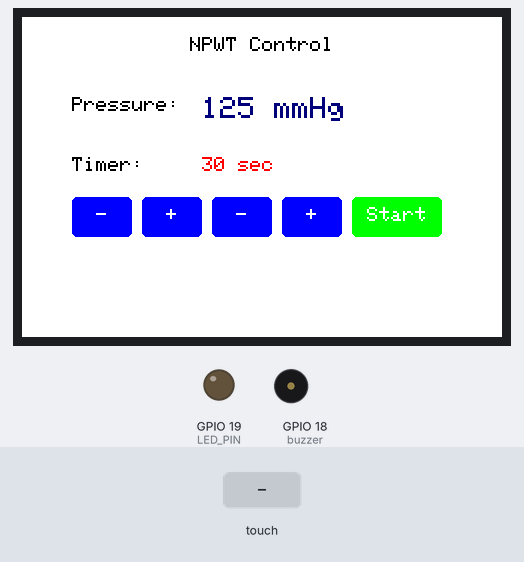
The sketch below on a simulated ESP32. Shown: 480×320 colour display, output pins drawn as LEDs (lit = HIGH), buzzer (waves = sounding, pin HIGH). Inputs (shaded band) come from the test bench. What the sketch prints to the serial monitor is not drawn.

Above: at 1.5 s.
1.6 s: touch panel pressed at 38 % / 30 % of its raw x / y range
At 2.5 s:
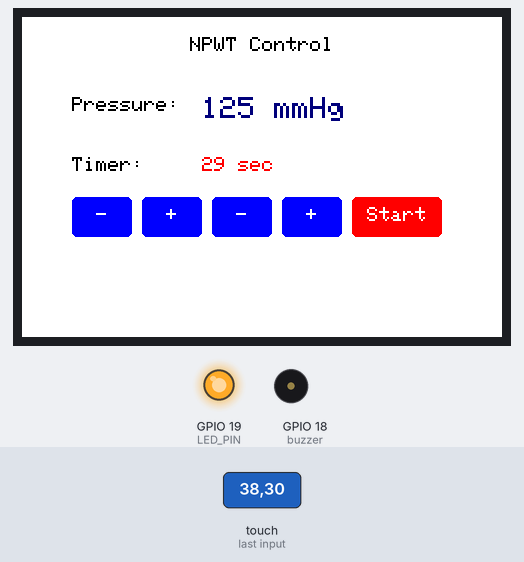
4.6 s: touch panel pressed at 87 % / 30 % of its raw x / y range
6.3 s: touch panel pressed at 38 % / 30 % of its raw x / y range
At 6.8 s:
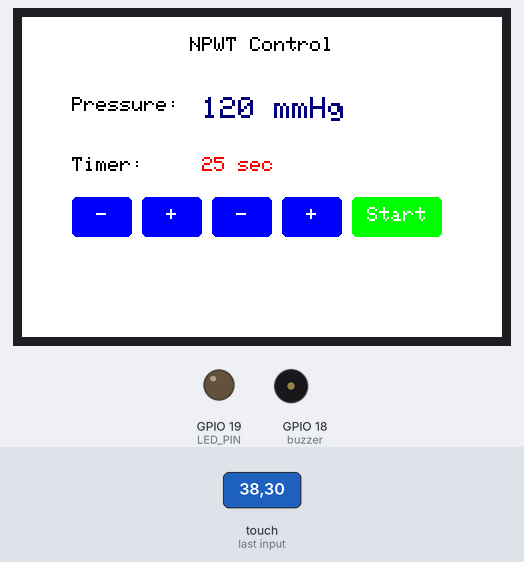
Timing chart, 0 to 9.3 s (numbered marks = the images above; inputs shaded):
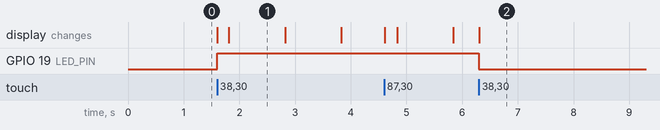

Measured:
- after the input at 1.6 s, GPIO 19 (LED_PIN): LOW → HIGH at once; the display: first changes at once (image 1 shows a later state)
- after the input at 6.3 s, GPIO 19 (LED_PIN): HIGH → LOW at once

The sketch:

timer_check_lcd.ino
```cpp
#include <SPI.h>
#include <TFT_eSPI.h>
#include <XPT2046_Touchscreen.h>

TFT_eSPI tft = TFT_eSPI();

// Touchscreen pins
#define XPT2046_IRQ 36
#define XPT2046_MOSI 32
#define XPT2046_MISO 39
#define XPT2046_CLK 25
#define XPT2046_CS 33

SPIClass touchscreenSPI = SPIClass(VSPI);
XPT2046_Touchscreen touchscreen(XPT2046_CS, XPT2046_IRQ);

// Screen dimensions
#define SCREEN_WIDTH 480
#define SCREEN_HEIGHT 320

// Button dimensions and positions
#define BUTTON_WIDTH 60
#define BUTTON_HEIGHT 40
#define BUTTON_SPACING 20

// Define colors
#define BACKGROUND TFT_WHITE
#define BUTTON_COLOR TFT_BLUE
#define TEXT_COLOR TFT_BLACK
#define VALUE_COLOR TFT_NAVY
#define TIMER_COLOR TFT_RED

// Pressure control
int currentPressure = 125;
const int pressureStep = 5;
const int minPressure = 50;
const int maxPressure = 200;

// Timer variables
unsigned long timerDuration = 0;
unsigned long startTime = 0;
bool timerRunning = false;
int timerValue = 30; // Default timer value in seconds

// LED Pin
const int LED_PIN = 19;

// Button coordinates
struct Button {
    int x;
    int y;
    int width;
    int height;
    const char* text;
};

// Define buttons (adjust these coordinates based on your calibration)
#define BUTTON_SPACING 10

#define ROW_Y 180

Button minusBtn = {50, ROW_Y, BUTTON_WIDTH, BUTTON_HEIGHT, "-"};
Button plusBtn = {50 + BUTTON_WIDTH + BUTTON_SPACING, ROW_Y, BUTTON_WIDTH, BUTTON_HEIGHT, "+"};
Button timerMinusBtn = {50 + 2 * (BUTTON_WIDTH + BUTTON_SPACING), ROW_Y, BUTTON_WIDTH, BUTTON_HEIGHT, "-"};
Button timerPlusBtn = {50 + 3 * (BUTTON_WIDTH + BUTTON_SPACING), ROW_Y, BUTTON_WIDTH, BUTTON_HEIGHT, "+"};
Button startBtn = {50 + 4 * (BUTTON_WIDTH + BUTTON_SPACING), ROW_Y, BUTTON_WIDTH * 1.5, BUTTON_HEIGHT, "Start"};

/*Button minusBtn = {120, 180, BUTTON_WIDTH, BUTTON_HEIGHT, "-"};
Button plusBtn = {220, 180, BUTTON_WIDTH, BUTTON_HEIGHT, "+"};
Button timerMinusBtn = {120, 250, BUTTON_WIDTH, BUTTON_HEIGHT, "-"};
Button timerPlusBtn = {220, 250, BUTTON_WIDTH, BUTTON_HEIGHT, "+"};
Button startBtn = {320, 250, BUTTON_WIDTH*1.5, BUTTON_HEIGHT, "Start"};*/

// buzzer
const int buzzer = 18;
bool isBuzzing = false;

// Scaling factors (adjust these values)
#define X_SCALING 1.05  // Reduce this to "compress" horizontal spread
#define Y_SCALING 0.65  // Reduce this to "compress" vertical spread

// Offset values (positive values move right/down, negative values move left/up)
#define X_OFFSET 25   // Adjust this to shift touch horizontally
#define Y_OFFSET 3  // Adjust this to shift touch vertically

void drawButton(Button btn, uint16_t color) {
    tft.fillRoundRect(btn.x, btn.y, btn.width, btn.height, 5, color);
    tft.setTextColor(TFT_WHITE);
    tft.setTextSize(2);
    tft.drawCentreString(btn.text, btn.x + btn.width/2, btn.y + btn.height/4, 1);
}

void drawInterface() {
    tft.fillScreen(BACKGROUND);

    // Draw title
    tft.setTextColor(TEXT_COLOR);
    tft.setTextSize(2);
    tft.drawCentreString("NPWT Control", SCREEN_WIDTH/2, 20, 1);

    // Draw pressure section title
    tft.drawString("Pressure:", 50, 80, 1);

    // Draw pressure value
    tft.setTextColor(VALUE_COLOR);
    tft.setTextSize(3);
    String pressureText = String(currentPressure) + " mmHg";
    tft.drawString(pressureText, 180, 80, 1);

    // Draw timer section title
    tft.setTextColor(TEXT_COLOR);
    tft.setTextSize(2);
    tft.drawString("Timer:", 50, 140, 1);

    // Draw timer value
    updateTimerDisplay();

    // Draw all buttons
    drawButton(minusBtn, BUTTON_COLOR);
    drawButton(plusBtn, BUTTON_COLOR);
    drawButton(timerMinusBtn, BUTTON_COLOR);
    drawButton(timerPlusBtn, BUTTON_COLOR);
    drawButton(startBtn, timerRunning ? TFT_RED : TFT_GREEN);
}

void updateTimerDisplay() {
    // Clear timer area
    tft.fillRect(180, 140, 200, 30, BACKGROUND);

    tft.setTextColor(TIMER_COLOR);
    tft.setTextSize(2);

    if (timerRunning) {
        unsigned long remainingTime = (timerDuration - (millis() - startTime)) / 1000;
        if (remainingTime > 0) {
            String timeText = String(remainingTime) + " sec";
            tft.drawString(timeText, 180, 140, 1);
        } else {
            timerRunning = false;
            tft.drawString("Time's up!", 180, 140, 1);
            digitalWrite(LED_PIN, LOW);
        }
    } else {
        String timeText = String(timerValue) + " sec";
        tft.drawString(timeText, 180, 140, 1);
    }
}

bool isButtonPressed(Button btn, int x, int y) {
    return (x >= btn.x && x <= (btn.x + btn.width) &&
            //y >= (btn.y - 85) && y <= (btn.y + btn.height - 85));
            y >= (btn.y) && y <= (btn.y + btn.height));
}

void updatePressure(int change) {
    int newPressure = currentPressure + change;
    if (newPressure >= minPressure && newPressure <= maxPressure) {
        currentPressure = newPressure;
        tft.fillRect(180, 80, 200, 40, BACKGROUND);
        tft.setTextColor(VALUE_COLOR);
        tft.setTextSize(3);
        String pressureText = String(currentPressure) + " mmHg";
        tft.drawString(pressureText, 180, 80, 1);
    }
}

float scaleFromCenter(float value, float center, float scaling) {
    // Calculate distance from center and apply scaling
    float distance = value - center;
    return center + (distance * scaling);
}

void setup() {
    Serial.begin(115200);

    // Initialize pins
    pinMode(LED_PIN, OUTPUT);
    pinMode(buzzer, OUTPUT);

    // Initialize touchscreen
    touchscreenSPI.begin(XPT2046_CLK, XPT2046_MISO, XPT2046_MOSI, XPT2046_CS);
    touchscreen.begin(touchscreenSPI);
    touchscreen.setRotation(1);

    // Initialize display
    tft.init();
    tft.setRotation(1);

    // Draw initial interface
    drawInterface();
}

void loop() {
    // Debug touch coordinates
    if (touchscreen.tirqTouched() && touchscreen.touched()) {
        TS_Point p = touchscreen.getPoint();

        // Print raw and mapped coordinates
        Serial.print("Raw X = "); Serial.print(p.x);
        Serial.print(", Raw Y = "); Serial.println(p.y);

        //int mappedX = map(p.x, 3422, 494, 1, 480);
        //int mappedY = map(p.y, 3098, 715, 1, 320);

        float mappedX = map(p.x, 3822, 305, 1, 480);  // Using your previous values
        float mappedY = map(p.y, 3775, 376, 1, 320);

        // Apply scaling from center
        float screenCenterX = 240;  // Screen center X
        float screenCenterY = 160;  // Screen center Y

        mappedX = scaleFromCenter(mappedX, screenCenterX, X_SCALING);
        mappedY = scaleFromCenter(mappedY, screenCenterY, Y_SCALING);

        // Apply offsets
        mappedX += X_OFFSET;
        mappedY += Y_OFFSET;

        int touchX = mappedX;
        int touchY = mappedY;


        //Serial.print("Mapped X = "); Serial.print(touchX);
        //Serial.print(", Mapped Y = "); Serial.println(touchY);
        //Serial.print("Mapped X = "); Serial.print(mappedX);
        //Serial.print("Mapped Y = "); Serial.print(mappedY);

        // Handle button presses
        if (isButtonPressed(minusBtn, touchX, touchY)) {
            updatePressure(-pressureStep);
            Serial.println("Minus pressed");
        }
        else if (isButtonPressed(plusBtn, touchX, touchY)) {
            updatePressure(pressureStep);
            Serial.println("Plus pressed");
        }
        else if (isButtonPressed(timerMinusBtn, touchX, touchY) && !timerRunning) {
            if (timerValue > 5) timerValue -= 5;
            updateTimerDisplay();
            Serial.println("Timer minus pressed");
        }
        else if (isButtonPressed(timerPlusBtn, touchX, touchY) && !timerRunning) {
            if (timerValue < 3600) timerValue += 5;
            updateTimerDisplay();
            Serial.println("Timer plus pressed");
        }
        else if (isButtonPressed(startBtn, touchX, touchY)) {
            if (!timerRunning) {
                timerRunning = true;
                startTime = millis();
                timerDuration = timerValue * 1000;
                digitalWrite(LED_PIN, HIGH);
                Serial.println("Timer started");
            } else {
                timerRunning = false;
                digitalWrite(LED_PIN, LOW);
                Serial.println("Timer stopped");
            }
            drawButton(startBtn, timerRunning ? TFT_RED : TFT_GREEN);
        }
        delay(200); // Debounce
    }

    // Update timer display if running
    if (timerRunning) {
        static unsigned long lastUpdate = 0;
        if (millis() - lastUpdate >= 1000) {
            updateTimerDisplay();
            lastUpdate = millis();
        }
    }
}
```
